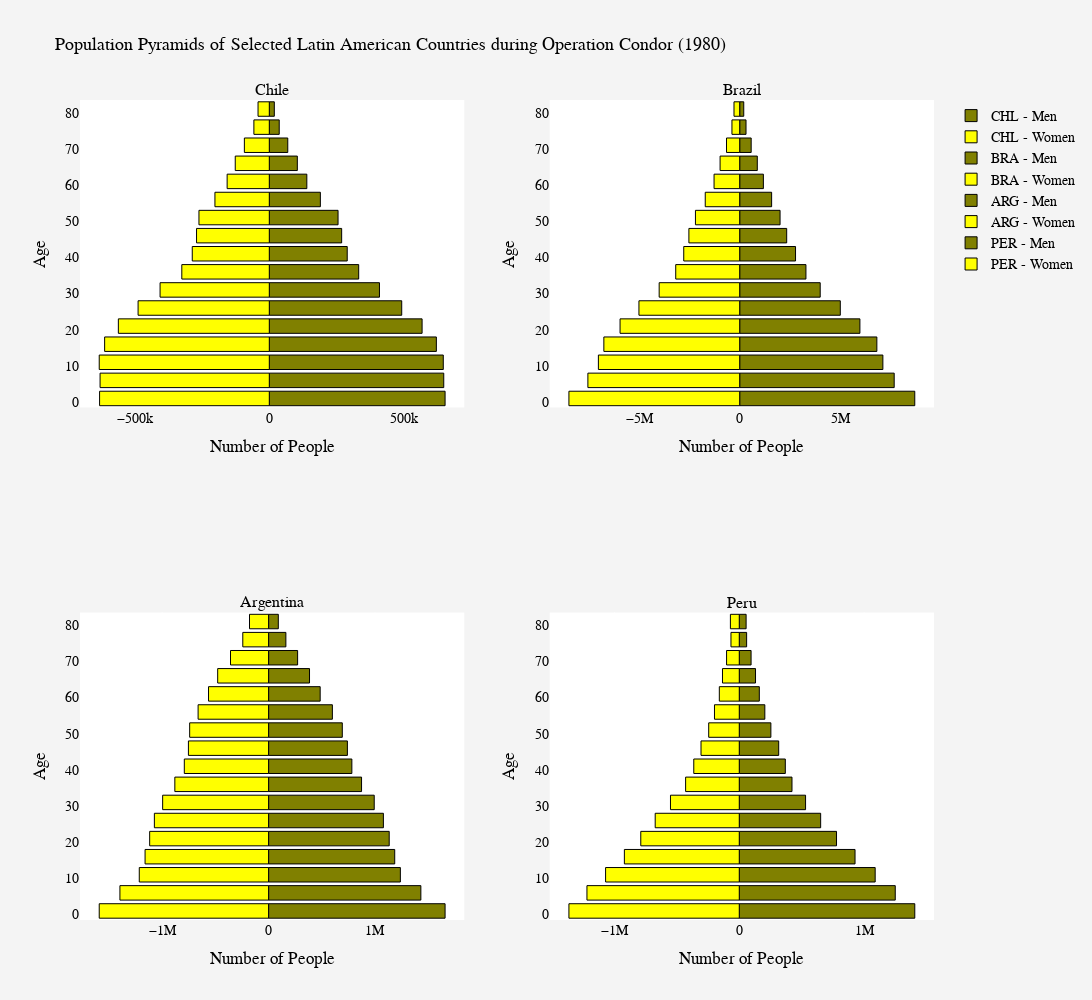

Notebook source saved alongside this figure:
### Code cell
# A figure comparing the population pyramids of various Operation Condor countries in 1980

# Define multiple countries
country_choices = ["CHL", "BRA", "ARG", "PER"]
country_titles = ["Chile", "Brazil", "Argentina", "Peru"]

# Create a subplot layout (2 rows, 2 columns)
fig_5 = make_subplots(rows=2, cols=2, subplot_titles=country_titles)

# Loop through each country and generate its population pyramid
for i, (country, title) in enumerate(zip(country_choices, country_titles)):
    condor_countries = wbdata.get_dataframe(categories, country=country)

    # Extract male and female data
    male_data = condor_countries.loc[str(1980), :].filter(regex="Male").values
    female_data = -condor_countries.loc[str(1980), :].filter(regex="Female").values  # Negative for left alignment
    age_groups = [int(s[:2]) + 1 for s in ages]  # Convert age labels to integers

    # Determine subplot position
    row = i // 2 + 1
    col = i % 2 + 1

    # Add Male bar trace
    fig_5.add_trace(go.Bar(
        x=male_data,
        y=age_groups,
        orientation='h',
        name=f'{country} - Men',
        marker=dict(color='olive', line=dict(color='black', width=1)),
        hoverinfo='skip'
    ), row=row, col=col)

    # Add Female bar trace
    fig_5.add_trace(go.Bar(
        x=female_data,
        y=age_groups,
        orientation='h',
        name=f'{country} - Women',
        marker=dict(color='yellow', line=dict(color='black', width=1)),
        hoverinfo='skip'
    ), row=row, col=col)

 # Customize X and Y axis labels for each subplot
    fig_5.update_xaxes(title_text="Number of People", row=row, col=col)
    fig_5.update_yaxes(title_text="Age", row=row, col=col)

# Updated layout for aesthetics!
fig_5.update_layout(
    title="Population Pyramids of Selected Latin American Countries during Operation Condor (1980)",
    title_font=dict(size=18, color='black'),
    barmode='overlay',
    width=1200,  # Adjust width
    height=1000,  # Adjust height
    paper_bgcolor='#f4f4f4',
    plot_bgcolor='#ffffff',
    font=dict(family="Arial, sans-serif", size=14, color="black"),
    showlegend=True
)

# Make the final figure
fig_5.show()

### Figure 1 — Plotly figure (JSON) as saved in the notebook; plotly's stock layout.template omitted (floating-point values rounded to 4 significant figures)
{"data": [{"hoverinfo": "skip", "marker": {"color": "olive", "line": {"color": "black", "width": 1}}, "name": "CHL - Men", "orientation": "h", "type": "bar", "x": [652574, 647666, 645909, 620229, 567250, 491624, 409007, 331870, 289279, 268652, 255266, 189590, 139353, 104068, 68561, 36829, 18657], "xaxis": "x", "y": [1, 6, 11, 16, 21, 26, 31, 36, 41, 46, 51, 56, 61, 66, 71, 76, 81], "yaxis": "y"}, {"hoverinfo": "skip", "marker": {"color": "yellow", "line": {"color": "black", "width": 1}}, "name": "CHL - Women", "orientation": "h", "type": "bar", "x": [-630032, -628225, -631393, -611236, -560361, -487080, -405464, -324763, -286005, -270088, -261162, -201831, -156501, -126445, -92569, -57212, -41799], "xaxis": "x", "y": [1, 6, 11, 16, 21, 26, 31, 36, 41, 46, 51, 56, 61, 66, 71, 76, 81], "yaxis": "y"}, {"hoverinfo": "skip", "marker": {"color": "olive", "line": {"color": "black", "width": 1}}, "name": "BRA - Men", "orientation": "h", "type": "bar", "x": [8705260, 7681746, 7119097, 6819894, 5976737, 5001858, 4003020, 3293710, 2776363, 2337070, 2007220, 1588274, 1177337, 875473, 570840, 314927, 201949], "xaxis": "x2", "y": [1, 6, 11, 16, 21, 26, 31, 36, 41, 46, 51, 56, 61, 66, 71, 76, 81], "yaxis": "y2"}, {"hoverinfo": "skip", "marker": {"color": "yellow", "line": {"color": "black", "width": 1}}, "name": "BRA - Women", "orientation": "h", "type": "bar", "x": [-8490997, -7547441, -7025953, -6753974, -5947899, -5009752, -4003464, -3180686, -2781999, -2525854, -2200234, -1713180, -1274734, -975281, -655776, -385609, -283855], "xaxis": "x2", "y": [1, 6, 11, 16, 21, 26, 31, 36, 41, 46, 51, 56, 61, 66, 71, 76, 81], "yaxis": "y2"}, {"hoverinfo": "skip", "marker": {"color": "olive", "line": {"color": "black", "width": 1}}, "name": "ARG - Men", "orientation": "h", "type": "bar", "x": [1658787, 1431246, 1238553, 1185550, 1133698, 1079019, 992858, 873724, 782693, 740675, 692847, 599645, 484848, 384797, 272777, 162625, 91500], "xaxis": "x3", "y": [1, 6, 11, 16, 21, 26, 31, 36, 41, 46, 51, 56, 61, 66, 71, 76, 81], "yaxis": "y3"}, {"hoverinfo": "skip", "marker": {"color": "yellow", "line": {"color": "black", "width": 1}}, "name": "ARG - Women", "orientation": "h", "type": "bar", "x": [-1591807, -1397348, -1215394, -1160852, -1117729, -1073498, -995609, -881192, -792162, -753416, -741758, -662419, -564430, -478445, -357916, -242477, -179302], "xaxis": "x3", "y": [1, 6, 11, 16, 21, 26, 31, 36, 41, 46, 51, 56, 61, 66, 71, 76, 81], "yaxis": "y3"}, {"hoverinfo": "skip", "marker": {"color": "olive", "line": {"color": "black", "width": 1}}, "name": "PER - Men", "orientation": "h", "type": "bar", "x": [1405600, 1249214, 1088465, 927140, 778933, 651821, 530996, 422202, 368821, 315676, 253142, 204723, 160619, 130179, 94603, 59021, 54874], "xaxis": "x4", "y": [1, 6, 11, 16, 21, 26, 31, 36, 41, 46, 51, 56, 61, 66, 71, 76, 81], "yaxis": "y4"}, {"hoverinfo": "skip", "marker": {"color": "yellow", "line": {"color": "black", "width": 1}}, "name": "PER - Women", "orientation": "h", "type": "bar", "x": [-1364253, -1219856, -1070516, -920126, -788742, -673314, -550923, -429673, -364282, -306360, -244826, -198557, -159760, -134479, -101679, -66516, -71051], "xaxis": "x4", "y": [1, 6, 11, 16, 21, 26, 31, 36, 41, 46, 51, 56, 61, 66, 71, 76, 81], "yaxis": "y4"}], "layout": {"annotations": [{"font": {"size": 16}, "showarrow": false, "text": "Chile", "x": 0.225, "xanchor": "center", "xref": "paper", "y": 1, "yanchor": "bottom", "yref": "paper"}, {"font": {"size": 16}, "showarrow": false, "text": "Brazil", "x": 0.775, "xanchor": "center", "xref": "paper", "y": 1, "yanchor": "bottom", "yref": "paper"}, {"font": {"size": 16}, "showarrow": false, "text": "Argentina", "x": 0.225, "xanchor": "center", "xref": "paper", "y": 0.375, "yanchor": "bottom", "yref": "paper"}, {"font": {"size": 16}, "showarrow": false, "text": "Peru", "x": 0.775, "xanchor": "center", "xref": "paper", "y": 0.375, "yanchor": "bottom", "yref": "paper"}], "barmode": "overlay", "font": {"color": "black", "family": "Arial, sans-serif", "size": 14}, "height": 1000, "paper_bgcolor": "#f4f4f4", "plot_bgcolor": "#ffffff", "showlegend": true, "title": {"font": {"color": "black", "size": 18}, "text": "Population Pyramids of Selected Latin American Countries during Operation Condor (1980)"}, "width": 1200, "xaxis": {"anchor": "y", "domain": [0, 0.45], "title": {"text": "Number of People"}}, "xaxis2": {"anchor": "y2", "domain": [0.55, 1], "title": {"text": "Number of People"}}, "xaxis3": {"anchor": "y3", "domain": [0, 0.45], "title": {"text": "Number of People"}}, "xaxis4": {"anchor": "y4", "domain": [0.55, 1], "title": {"text": "Number of People"}}, "yaxis": {"anchor": "x", "domain": [0.625, 1], "title": {"text": "Age"}}, "yaxis2": {"anchor": "x2", "domain": [0.625, 1], "title": {"text": "Age"}}, "yaxis3": {"anchor": "x3", "domain": [0, 0.375], "title": {"text": "Age"}}, "yaxis4": {"anchor": "x4", "domain": [0, 0.375], "title": {"text": "Age"}}}}
